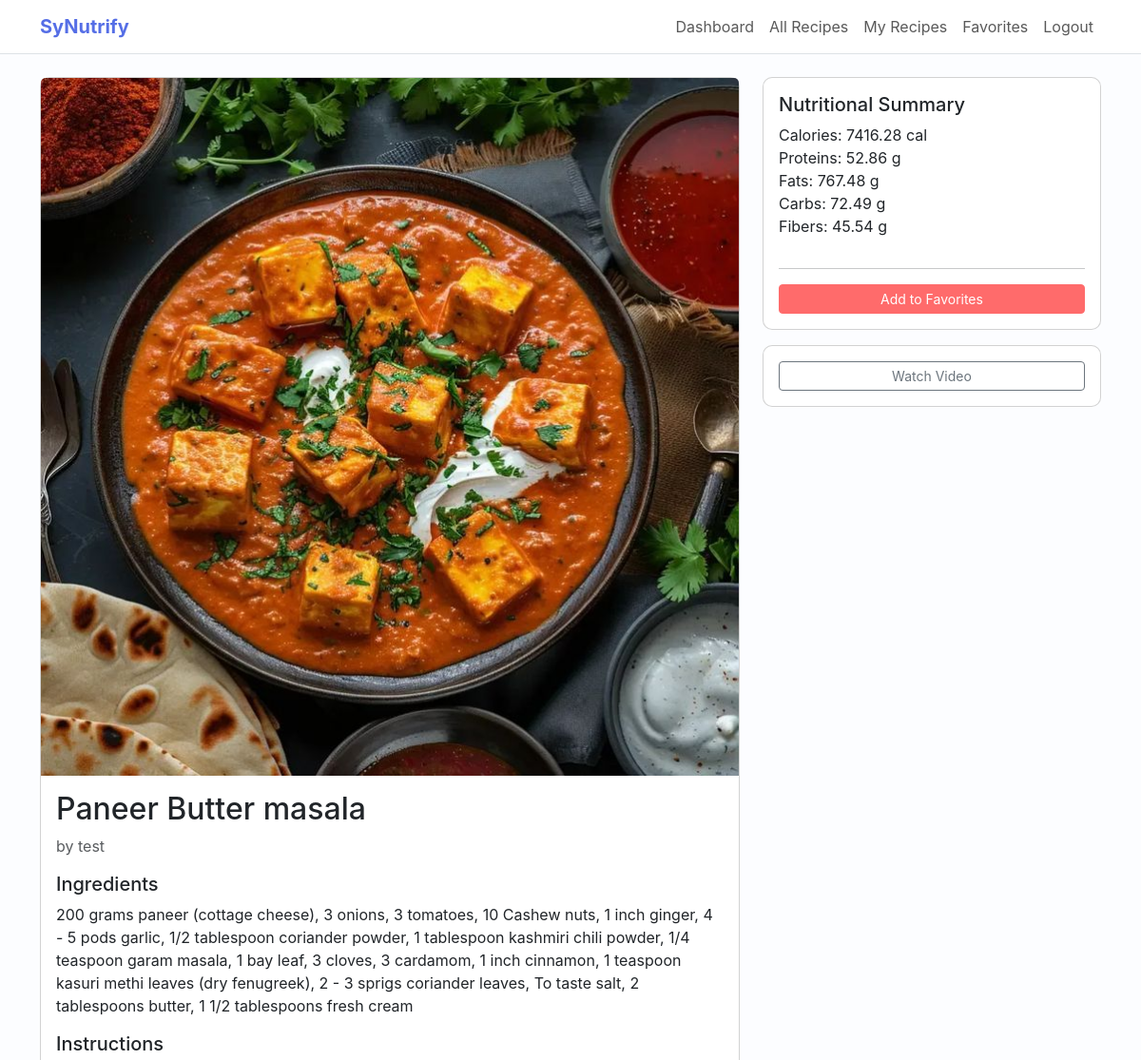
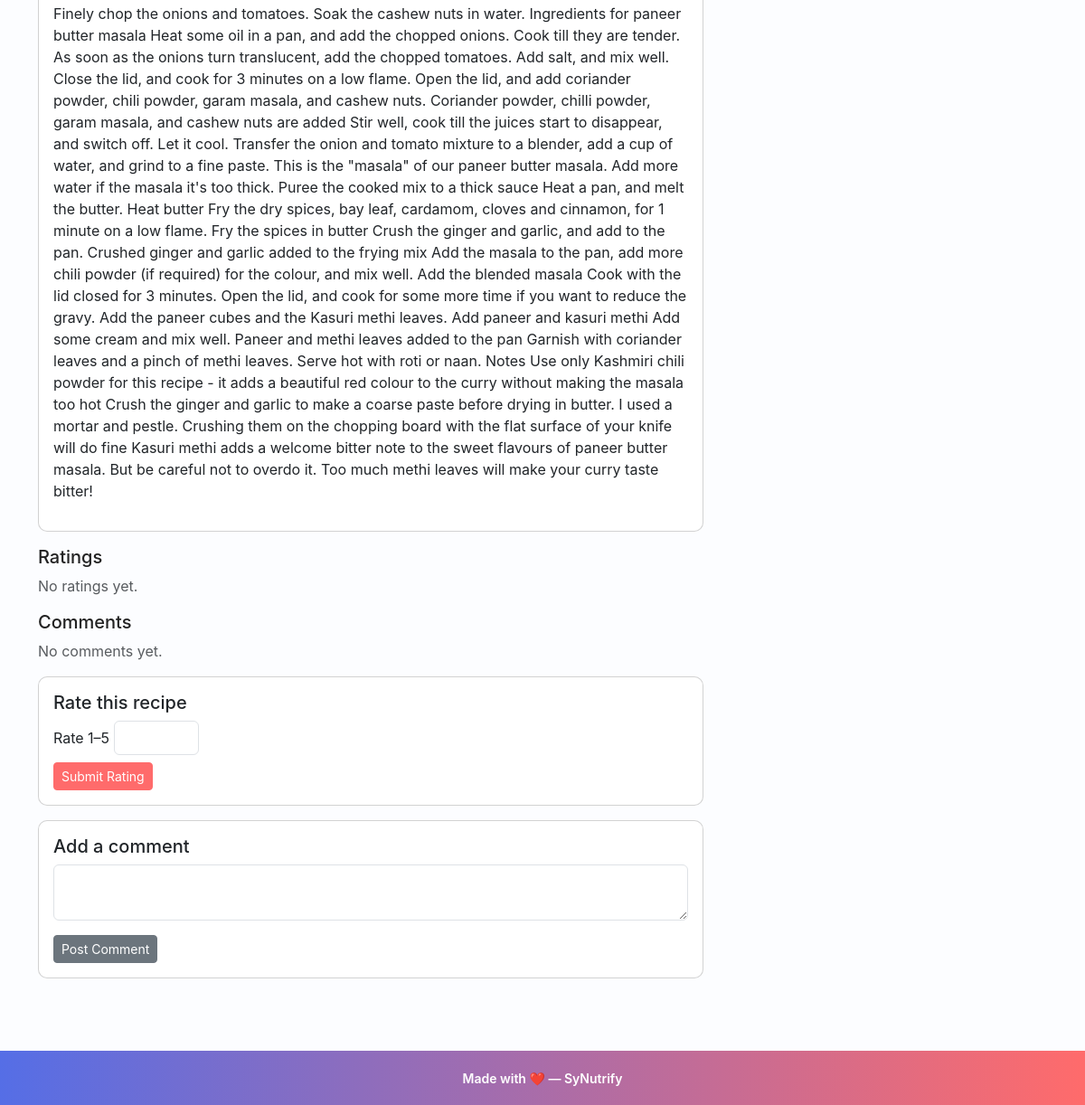
The app's page /recipe/4 (signed in) with its own data (2 pictures, top to bottom).
### app.py (models this page shows, shortened)
class Recipe(db.Model):
    id = db.Column(db.Integer, primary_key=True)
    title = db.Column(db.String(150), nullable=False)
    image_url = db.Column(db.String(300))        # New: for recipe image
    ingredients = db.Column(db.Text, nullable=False)
    calories = db.Column(db.Float)
    proteins = db.Column(db.Float)
    fats = db.Column(db.Float)
    carbs = db.Column(db.Float)
    fibers = db.Column(db.Float)
    instructions = db.Column(db.Text, nullable=False)
    youtube_url = db.Column(db.String(300))
    user_id = db.Column(db.Integer, db.ForeignKey("user.id"), nullable=False)
    ratings = db.relationship("Rating", backref="recipe", lazy=True ,cascade="all, delete-orphan")
    comments = db.relationship("Comment", backref="recipe", lazy=True , cascade="all, delete-orphan")

class User(db.Model, UserMixin):
    id = db.Column(db.Integer, primary_key=True)
    username = db.Column(db.String(150), unique=True, nullable=False)
    password_hash = db.Column(db.String(128), nullable=False)
    recipes = db.relationship("Recipe", backref="user", lazy=True)
    ratings = db.relationship("Rating", backref="user", lazy=True)
    comments = db.relationship("Comment", backref="user", lazy=True)

### app.py (the view)
@app.route("/recipe/<int:recipe_id>")
@login_required
def recipe_detail(recipe_id):
    recipe = Recipe.query.get_or_404(recipe_id)
    rating_form = RatingForm()
    comment_form = CommentForm()
    is_favorite=any(f.user_id == current_user.id for f in recipe.favorited_by)
    return render_template(
        "recipe_detail.html",
        recipe=recipe,
        rating_form=rating_form,
        comment_form=comment_form,
        is_favorite=is_favorite
    )

### app.py
class RatingForm(FlaskForm):
    score = IntegerField("Rate 1–5", validators=[DataRequired(), NumberRange(min=1, max=5)])
    submit = SubmitField("Submit Rating")

class CommentForm(FlaskForm):
    content = TextAreaField("Add a comment", validators=[DataRequired()])
    submit = SubmitField("Post Comment")

### app.py (called while the page is built)
@app.context_processor
def inject_csrf_token():
    return dict(csrf_token=generate_csrf)

@login_manager.user_loader
def load_user(user_id):
    return User.query.get(int(user_id))

### templates/recipe_detail.html (shortened to what this page needs)
{% extends "base.html" %}
{% block content %}
  <div class="row">
    <div class="col-md-8">
      <div class="card mb-3">
        {% if recipe.image_url %}
          <img src="{{ recipe.image_url }}" class="card-img-top img-fluid" alt="{{ recipe.title }}">
        {% endif %}
        <div class="card-body">
          <h2 class="card-title">{{ recipe.title }}</h2>
          <p class="text-muted">by {{ recipe.user.username }}</p>
          <h5>Ingredients</h5>
          <p>{{ recipe.ingredients }}</p>
          <h5>Instructions</h5>
          <p>{{ recipe.instructions }}</p>
        </div>
      </div>
      <div class="mb-3">
        <h5>Ratings</h5>
        {% if recipe.ratings %}
          {% for r in recipe.ratings %}
            <div><strong>{{ r.user.username }}</strong>: {{ r.score }} / 5</div>
          {% endfor %}
        {% else %}
          <div class="text-muted">No ratings yet.</div>
        {% endif %}
      </div>
      <div class="mb-3">
        <h5>Comments</h5>
        {% if recipe.comments %}
          {% for c in recipe.comments %}
            <div class="mb-2"><strong>{{ c.user.username }}</strong>: {{ c.content }}</div>
          {% endfor %}
        {% else %}
          <div class="text-muted">No comments yet.</div>
        {% endif %}
      </div>
      {% if current_user.is_authenticated %}
        <div class="card mb-3">
          <div class="card-body">
            <h5>Rate this recipe</h5>
            <form method="post" action="{{ url_for('rate_recipe', recipe_id=recipe.id) }}">
              <div class="mb-2">{{ rating_form.score.label }} {{ rating_form.score(class_='form-control d-inline-block w-auto') }}</div>
              {{ rating_form.submit(class_='btn btn-primary btn-sm') }}
            </form>
          </div>
        </div>
        <div class="card mb-3">
          <div class="card-body">
            <h5>Add a comment</h5>
            <form method="post" action="{{ url_for('comment_recipe', recipe_id=recipe.id) }}">
              <div class="mb-2">{{ comment_form.content(class_='form-control') }}</div>
              {{ comment_form.submit(class_='btn btn-secondary btn-sm mt-2') }}
            </form>
          </div>
        </div>
      {% endif %}
    </div>
    <div class="col-md-4">
      <div class="card mb-3">
        <div class="card-body">
          <h5>Nutritional Summary</h5>
          <ul class="list-unstyled">
            <li>Calories: {{ '%.2f'|format(recipe.calories or 0) }} cal</li>
            <li>Proteins: {{ '%.2f'|format(recipe.proteins or 0) }} g</li>
            <li>Fats: {{ '%.2f'|format(recipe.fats or 0) }} g</li>
            <li>Carbs: {{ '%.2f'|format(recipe.carbs or 0) }} g</li>
            <li>Fibers: {{ '%.2f'|format(recipe.fibers or 0) }} g</li>
          </ul>
          <hr>
          <form method="post" action="{{ url_for('favorite_recipe', recipe_id=recipe.id) }}">
            {% if is_favorite %}
              <button class="btn btn-outline-danger btn-sm w-100" type="submit">Remove from Favorites</button>
            {% else %}
              <button class="btn btn-primary btn-sm w-100" type="submit">Add to Favorites</button>
            {% endif %}
          </form>
        </div>
      </div>
      {% if recipe.youtube_url %}
        <div class="card">
          <div class="card-body">
            <a href="{{ recipe.youtube_url }}" target="_blank" class="btn btn-sm btn-outline-secondary w-100">Watch Video</a>
          </div>
        </div>
      {% endif %}
    </div>
  </div>
{% endblock %}

### static/css/style.css (style rules this page uses)
body { background-color: #f7f8fb; color: #333; }
.card { border-radius:10px; }
.img-fluid { max-width:100%; height:auto; }
:root { --primary:#ff6b6b; --accent:#556ee6; --muted:#6c757d; --card-bg:#ffffff; --page-bg:#fcfdff; }
body { background-color: var(--page-bg); color: #222; font-family: Inter, system-ui, -apple-system, 'Segoe UI', Roboto, 'Helvetica Neue', Arial; }
.btn-primary { background: var(--primary); border-color: var(--primary); }

### records on screen
Recipe: image_url (picture), title "Paneer Butter masala", ingredients "200 grams paneer (cottage cheese), 3 onions, 3 tomatoes, 10 Cashew nuts, 1 inch ginger, 4 - 5 pods garlic, 1/2 tablespoon coriander powder, 1 tablespoon kashmiri chili powder, 1/4 teaspoon garam masala, 1 bay leaf, 3 cloves, 3 cardamom, 1 inch cinnamon, 1 teaspoon kasuri methi leaves (dry fenugreek), 2 - 3 sprigs coriander leaves, To taste salt, 2 tablespoons butter, 1 1/2 tablespoons fresh cream", instructions "Finely chop the onions and tomatoes. Soak the cashew nuts in water. Ingredients for paneer butter masala Heat some oil in a pan, and add the chopped onions. Cook till they are tender. As soon as the onions turn translucent, add the chopped tomatoes. Add salt, and mix well. Close the lid, and cook for 3 minutes on a low flame. Open the lid, and add coriander powder, chili powder, garam masala, and cashew nuts. Coriander powder, chilli powder, garam masala, and cashew nuts are added Stir well, cook till the juices start to disappear, and switch off. Let it cool. Transfer the onion and tomato mixture to a blender, add a cup of water, and grind to a fine paste. This is the \"masala\" of our…", calories "7416.28", proteins "52.86", fats "767.48", carbs "72.49", fibers "45.54"
User: user.username "test"

### other values on screen
{{ rating_form.score.label }} "Rate 1–5"
